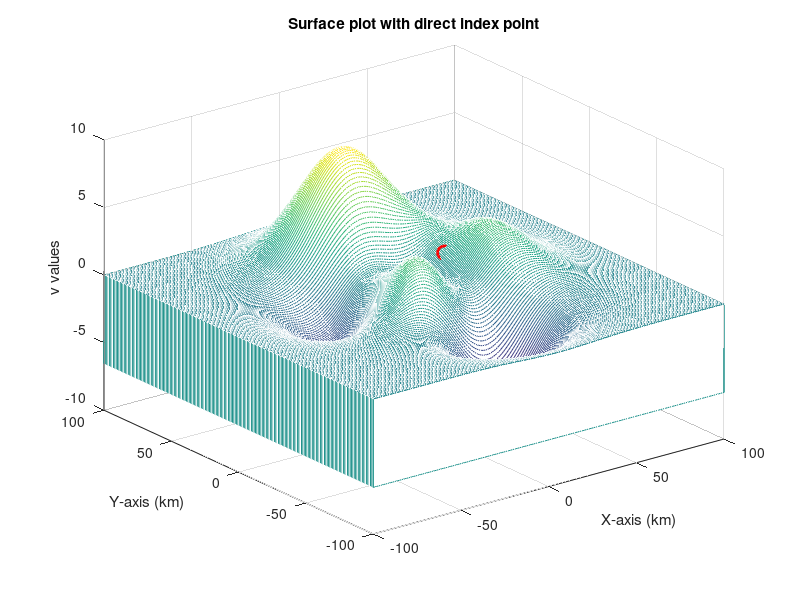

This figure's MATLAB source:
clc, clear, close all

% Define the bounds
x_bounds = [-100, 100];
y_bounds = [-100, 100];

% Sample data: create a matrix v of size m by n (for example, 200 by 200)
m = 200;
n = 200;
v = peaks(m);  % Just for example purposes, replace with your actual data
tic
% Create linearly spaced vectors for x and y
x = linspace(x_bounds(1), x_bounds(2), n);  % n points between -100 and 100 for x
y = linspace(y_bounds(1), y_bounds(2), m);  % m points between -100 and 100 for y

% Check the grid spacing
dx = (x_bounds(2) - x_bounds(1)) / (n - 1);
dy = (y_bounds(2) - y_bounds(1)) / (m - 1);

% Display the spacing for verification
fprintf('Grid spacing in x: %.4f\n', dx);
fprintf('Grid spacing in y: %.4f\n', dy);

% Coordinates where you want to find the interpolated value
x_query = 25;
y_query = 10;

% Convert coordinates to indices
x_index = round((x_query - x_bounds(1)) / dx) + 1;
y_index = round((y_query - y_bounds(1)) / dy) + 1;

% Display the indices for verification
fprintf('x_index: %d\n', x_index);
fprintf('y_index: %d\n', y_index);

% Ensure indices are within bounds
if x_index >= 1 && x_index <= n && y_index >= 1 && y_index <= m
    v_query = v(y_index, x_index);
    fprintf('The value at (x, y) = (25, 10) is: %.4f\n', v_query);
else
    error('Query point is out of bounds.');
end
toc
% Plot the original data and the indexed point for visual inspection
figure;
waterfall(x, y, v);
hold on;
plot3(x_query, y_query, v_query, 'ro', 'MarkerSize', 10, 'LineWidth', 2);
title('Surface plot with direct index point');
xlabel('X-axis (km)');
ylabel('Y-axis (km)');
zlabel('v values');
hold off;
